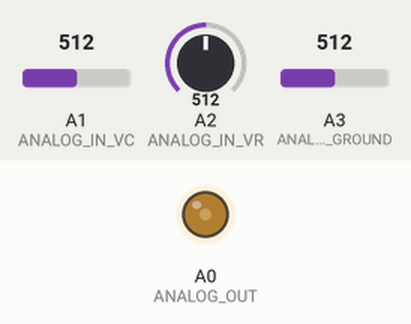
Recording of a sketch running on a simulated Arduino Zero (SAMD21). On the bench: output pins drawn as LEDs (lit = HIGH). The inputs (shaded band) are chosen by the test bench; at power-on: A1 (ANALOG_IN_VC) = 512, A2 (ANALOG_IN_VR) = 512, A3 (ANALOG_IN_GROUND) = 512 (analog values on the 0–1023 scale). What the sketch prints to the serial monitor is not drawn.

Above: at 0.1 s.
At 0.8 s:
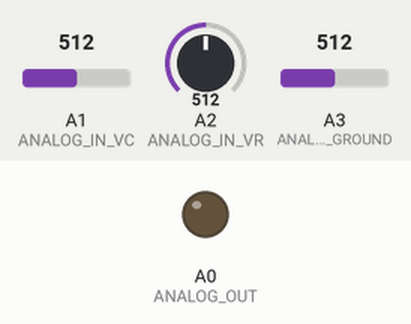
Timing chart, 0 to 2.3 s (numbered marks = the images above):
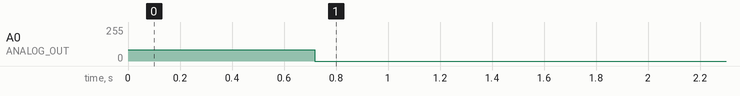

The sketch:

2021_06_24_XiaoAutomation.ino
```cpp
#define ANALOG_OUT A0
#define ANALOG_IN_VC A1
#define ANALOG_IN_VR A2
#define ANALOG_IN_GROUND A3

float Vunloaded;
float Vloaded;
float Vr;
float Vground;
float sum = 0.0;
float VR_average;
float counter = 0.0;
float counter2 = 0.0;
float SumVC;
float average_VC;
float Vunload_sum = 0;
float average_Vunload;
float Vtemp;
float I;
float R_th;
int dataPoints;
int dutyCycle;
int printCount = 0;

void setup() {
  // put your setup code here, to run once:
  analogWriteResolution(10); //
  analogReadResolution(12);
  //SerialUSB.begin(9600); // sets the baud rate coming in
  dataPoints = 0;

}

void loop() {
  if(dataPoints > 1000 /*&& printCount < 10 */){
    // turn off the output voltage from the pin
    analogWrite(ANALOG_OUT, 0);

    // calculate the difference in voltage between DUT and Vc (voltage measured from collector)
    Vtemp = average_Vunload - average_VC;

    // calculate the current
    I = (float)VR_average/100;

    // calculate the value for RTH
    R_th = (float)Vtemp/I;
    SerialUSB.print("This is the voltage diff between loaded and unloaded: ");
    SerialUSB.println(Vtemp, 4);
    SerialUSB.print("This is the loaded voltage: ");
    SerialUSB.println(average_VC, 4);
    SerialUSB.print("This is the unloaded voltage: ");
    SerialUSB.println(Vunloaded, 4);
    SerialUSB.print("This is the current: ");
    SerialUSB.println(I, 4);
    SerialUSB.print("This is RTH: ");
    SerialUSB.println(R_th);
    SerialUSB.print("voltage across the resistor?: ");
    SerialUSB.println(VR_average, 4);
    SerialUSB.println(" ");
    SerialUSB.println(" ");
    //printCount++;
    return;
  }

  // take data points for 21.75ms, analogWrite will be on 7.5ms and after it will turn off
  else if(dataPoints < 500){

    // turn on the voltage to the output pin, 1023 is 3.3V, setting this to 3v rn
    analogWrite(ANALOG_OUT, 341);

    // read the voltage coming in from the input pins
    Vr = analogRead(ANALOG_IN_VR) * 3.3 / 4096.0;
    Vground = analogRead(ANALOG_IN_GROUND) * 3.3 / 4096.0;
    Vloaded = analogRead(ANALOG_IN_VC) * 3.3 / 4096.0;

    // voltage across sense resistor
    // the reason why the difference is being taken here is because
    // the ground on the output pin isn't actually 0, so the difference has to be removed (the voffset)
    float Vdiff = Vr - Vground;


    // averaging all the voltages measured across the sense resistor and Vc (collector voltage into transistor) from the device under test
    sum+=Vdiff;
    counter = counter+1.0;
    VR_average = (float)sum/counter;
    SumVC += Vloaded;
    average_VC = (float)SumVC/counter;

    SerialUSB.print(0);
    SerialUSB.print(" ");

    // plotting the voltage diff
    SerialUSB.print(Vdiff * 1000);
    SerialUSB.print(" ");

    // plotting the average voltage across the resistor, it should be the same as the voltage diff from what it looks like
    SerialUSB.print(VR_average * 1000);
    SerialUSB.print(" ");


    // plotting the vc (unaveraged)
    SerialUSB.print(Vloaded /* 1000*/);
    SerialUSB.print(" ");

    // plotting the average Vc (voltage from dut)
    SerialUSB.print(average_VC /* 1000*/);
    SerialUSB.print(" ");

    // setting upper bound
    SerialUSB.println(5);

    //SerialUSB.println(Vc_dut);

    dataPoints++;

}
else{
    // calculate the unloaded voltage
    analogWrite(ANALOG_OUT, 0);
    counter2 = counter2 + 1.0;
    Vunloaded = analogRead(ANALOG_IN_VC) * 3.3 / 4096.0;
    Vunload_sum += Vunloaded;
    average_Vunload = (float)Vunload_sum/counter2;


    dataPoints++;
}


}
  /*
      analogWrite(A0,1023);

      // take data points for 7.5ms, analogWrite will be on for 7.5ms and after it will turn off
      delay(20);
      Vr = analogRead(ANALOG_IN_VR)* 3.3 / 4096.0;
      Vground = analogRead(ANALOG_IN_GROUND) * 3.3 / 4096.0;
      Vc_dut = analogRead(ANALOG_IN_VC) * 3.3 / 4096.0;
      //SerialUSB.print("This is ground with write high: ");
      //SerialUSB.println(Vground, 4);
      analogWrite(A0,0);
      //SerialUSB.print("this is ground with write low: ");
      SerialUSB.println(Vground * 1000, 4);
      delay(50); */
/*
  if(dataPoints > 500){
    return;
  }
  else{
    delay(9);
    analogWrite(A0,1023);

    // for a 10% duty cycle, (the graph takes up to 500 data points so taking 50 data points)
    // each call to the analogRead function takes 14.5us so that's .725ms on pulse time
    while( dutyCycle < 50){
      analogRead
    }
    Vc_dut = analogRead(A1)* 3.3 / 4096.0;
    Vr1 = analogRead(A2)* 3.3 / 4096.0;
    Vr2 = analogRead(A3)* 3.3 / 4096.0;
    float Vdiff = Vr1 - Vr2;

    sum+=Vdiff;
    counter = counter+1.0;
    average = (float)sum/counter;
    delay(1);
    analogWrite(A0,0);

    //reading inputs

    SerialUSB.println(dataPoints); // check
    // printing the data in the serial plotter, only plotting 500 points
    // setting the lower bound, without setting the bounds the y axis scale is way too big

    SerialUSB.print(0);
    SerialUSB.print(" ");

    // plotting the voltage diff
    SerialUSB.print(Vdiff);
    SerialUSB.print(" ");

    // plotting the average voltage, it should be the same as the voltage diff from what it looks like
    SerialUSB.print(average);
    SerialUSB.print(" ");

    // setting upper bound
    SerialUSB.println(5);

    //SerialUSB.println(Vc_dut);
  } */


/*
#define aspdofkasdf11_2 A0 // Make code a bit more legible

float x = 0; // Value to take the sin of
float increment = 0.02;  // Value to increment x by each time
int frequency = 440; // Frequency of sine wave

void setup()
{
  analogWriteResolution(10); // Set analog out resolution to max, 10-bits
  analogReadResolution(12); // Set analog input resolution to max, 12-bits
  SerialUSB.begin(9600);
}

void loop()
{
  // Generate a voltage value between 0 and 1023.
  // Let's scale a sin wave between those values:
  // Offset by 511.5, then multiply sin by 511.5.
  int dacVoltage = (int)(511.5 + 511.5 * sin(x));
  x += increment; // Increase value of x

  // Generate a voltage between 0 and 3.3V.
  // 0= 0V, 1023=3.3V, 512=1.65V, etc.
  analogWrite(aspdofkasdf11_2, dacVoltage);

  // Now read A1 (connected to A0), and convert that
  // 12-bit ADC value to a voltage between 0 and 3.3.
  float voltage = analogRead(A1) * 3.3 / 4096.0;
  SerialUSB.println(voltage); // Print the voltage.
  delay(1); // Delay 1ms
}
*/
```

Measured:
- by itself, A0 (ANALOG_OUT): 0/255 → 85/255 at 0.00 s, → 0/255 0.72 s later
